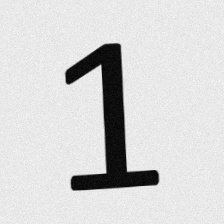
#> input picture digit_detect/calib_images/digit_1_000.jpg, 224 x 224 px
$ python -i generate_dataset.py   (imports and definitions only)
#> lines starting #> are read from the running program, lines starting #| are printed output that depends on the picture
#> further down, picture is the input picture: shape (224, 224); min 0, max 251, mean 213.1
"""
数字分类器 — 数据增强脚本
==========================
从8张PDF导出的数字图片 (digit_1.png ~ digit_8.png)
通过数据增强生成训练集和验证集：
  train: ~25张/类 × 8类 = 200张
  val:   ~5张/类  × 8类 = 40张

增强策略：旋转、缩放、平移、亮度、噪声、透视
输出结构 (ImageFolder 格式):
  dataset/
    train/
      1/  (digit_1_000.jpg ...)
      2/
      ...
      8/
    val/
      1/
      ...
      8/
"""

import cv2, os, random, numpy as np

SRC_DIR   = "images"
OUT_DIR   = "dataset"
PER_CLASS = 25           # 每类生成数量
VAL_RATIO = 0.2          # 验证集比例
IMG_SIZE  = 224          # MobileNetV2 标准输入

# [1 line not run here, left out]

def load_digit(n):
    """加载数字图片，裁剪白边，缩放到统一尺寸"""
    path = f"{SRC_DIR}/digit_{n}.png"
    img = cv2.imread(path, cv2.IMREAD_GRAYSCALE)
    if img is None:
        print(f"  [E] not found: {path}")
        return None

    # 二值化 + 找轮廓裁剪白边
    _, th = cv2.threshold(img, 128, 255, cv2.THRESH_BINARY_INV)
    contours, _ = cv2.findContours(th, cv2.RETR_EXTERNAL, cv2.CHAIN_APPROX_SIMPLE)
    if not contours:
        return None

    x, y, w, h = cv2.boundingRect(np.vstack(contours))
    # 留一点边距
    pad = 10
    x, y = max(0, x - pad), max(0, y - pad)
    w, h = min(img.shape[1] - x, w + 2 * pad), min(img.shape[0] - y, h + 2 * pad)
    crop = img[y:y+h, x:x+w]

    # 等比缩放留边 (letterbox)
    scale = IMG_SIZE / max(crop.shape)
    new_w, new_h = int(crop.shape[1] * scale), int(crop.shape[0] * scale)
    resized = cv2.resize(crop, (new_w, new_h))

    canvas = np.full((IMG_SIZE, IMG_SIZE), 255, dtype=np.uint8)
    dx, dy = (IMG_SIZE - new_w) // 2, (IMG_SIZE - new_h) // 2
    canvas[dy:dy+new_h, dx:dx+new_w] = resized
    return canvas


def augment(img):
    """随机增强，返回 BGR 图像"""
    h, w = img.shape
#> h = 224; w = 224

    # 1) 旋转
    angle = random.uniform(-10, 10)
    M = cv2.getRotationMatrix2D((w/2, h/2), angle, 1.0)
    img = cv2.warpAffine(img, M, (w, h), borderValue=255)
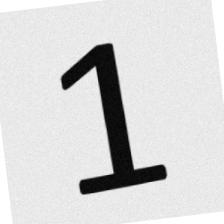
#> img: shape (224, 224); min 3, max 255, mean 214.3

    # 2) 缩放（<=1 缩小后居中，>1 放大后居中裁剪）
    scale = random.uniform(0.7, 1.3)
    new_w, new_h = int(w * scale), int(h * scale)
#> new_w = 258; new_h = 258
    scaled = cv2.resize(img, (new_w, new_h))
    if new_w <= IMG_SIZE and new_h <= IMG_SIZE:
        canvas = np.full((IMG_SIZE, IMG_SIZE), 255, dtype=np.uint8)
        dx = (IMG_SIZE - new_w) // 2 + random.randint(-5, 5)
        dy = (IMG_SIZE - new_h) // 2 + random.randint(-5, 5)
        dx = max(0, min(dx, IMG_SIZE - new_w))
        dy = max(0, min(dy, IMG_SIZE - new_h))
        canvas[dy:dy+new_h, dx:dx+new_w] = scaled
        img = canvas
    else:
        # 放大 → 居中裁剪回 IMG_SIZE
        cx, cy = new_w // 2, new_h // 2
#> cx = 129; cy = 129
        hw = IMG_SIZE // 2
        img = scaled[cy-hw:cy+hw, cx-hw:cx+hw]
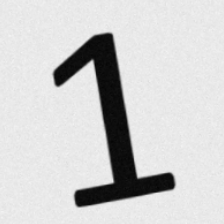
#> img: shape (224, 224); min 5, max 243, mean 206.5

    # 3) 透视变换 (模拟拍摄角度)
    if random.random() < 0.4:
        margin = int(IMG_SIZE * 0.08)
        src = np.float32([[0,0], [IMG_SIZE,0], [0,IMG_SIZE], [IMG_SIZE,IMG_SIZE]])
        dst = np.float32([
            [random.randint(0, margin), random.randint(0, margin)],
            [IMG_SIZE - random.randint(0, margin), random.randint(0, margin)],
            [random.randint(0, margin), IMG_SIZE - random.randint(0, margin)],
            [IMG_SIZE - random.randint(0, margin), IMG_SIZE - random.randint(0, margin)],
        ])
        M = cv2.getPerspectiveTransform(src, dst)
        img = cv2.warpPerspective(img, M, (IMG_SIZE, IMG_SIZE), borderValue=255)

    # 4) 亮度/对比度
    alpha = random.uniform(0.7, 1.4)   # 对比度
    beta  = random.randint(-25, 25)    # 亮度
    img = np.clip(alpha * img.astype(np.float32) + beta, 0, 255).astype(np.uint8)
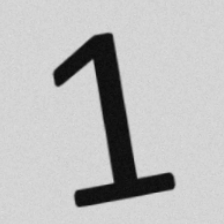
#> img: shape (224, 224); min 11, max 221, mean 188.5

    # 5) 高斯噪声
    if random.random() < 0.3:
        noise = np.random.normal(0, random.uniform(3, 10), img.shape).astype(np.int16)
        img = np.clip(img.astype(np.int16) + noise, 0, 255).astype(np.uint8)

    # 6) 轻微模糊
    if random.random() < 0.3:
        k = random.choice([3, 5])
        img = cv2.GaussianBlur(img, (k, k), 0)

    # 转 BGR (三通道，分类模型需要)
    bgr = cv2.cvtColor(img, cv2.COLOR_GRAY2BGR)
    return bgr


# ============================================================
# 主流程
# ============================================================
# [33 lines not run here, left out]

>>> import cv2
>>> picture = cv2.imread('calib_images/digit_1_000.jpg', cv2.IMREAD_GRAYSCALE)
>>> result = augment(picture)

$ run again, on digit_detect/calib_images/digit_1_002.jpg
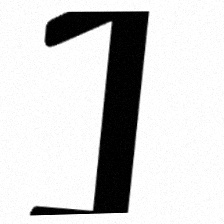
#> input picture digit_detect/calib_images/digit_1_002.jpg, 224 x 224 px
#> picture is the input picture: shape (224, 224); min 0, max 255, mean 208
#> in augment, `img = scaled[cy-hw:cy+hw, cx-hw:cx+hw]`:
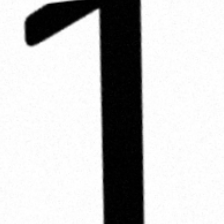
#> img: shape (224, 224); min 0, max 255, mean 197.9
#> in augment, `img = np.clip(alpha * img.astype(np.float32) + beta, 0, 255).astype(np..`:
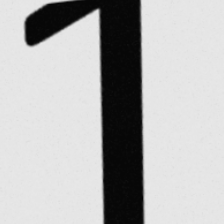
#> img: shape (224, 224); min 7, max 231, mean 180.8

$ run again, on digit_detect/calib_images/digit_1_007.jpg
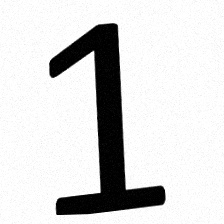
#> input picture digit_detect/calib_images/digit_1_007.jpg, 224 x 224 px
#> picture is the input picture: shape (224, 224); min 0, max 255, mean 216.5
#> in augment, `img = scaled[cy-hw:cy+hw, cx-hw:cx+hw]`:
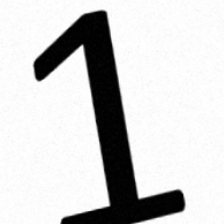
#> img: shape (224, 224); min 0, max 255, mean 207.4
#> in augment, `img = np.clip(alpha * img.astype(np.float32) + beta, 0, 255).astype(np..`:
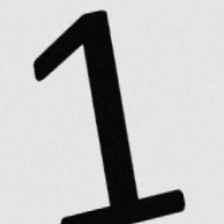
#> img: shape (224, 224); min 7, max 231, mean 189.2
